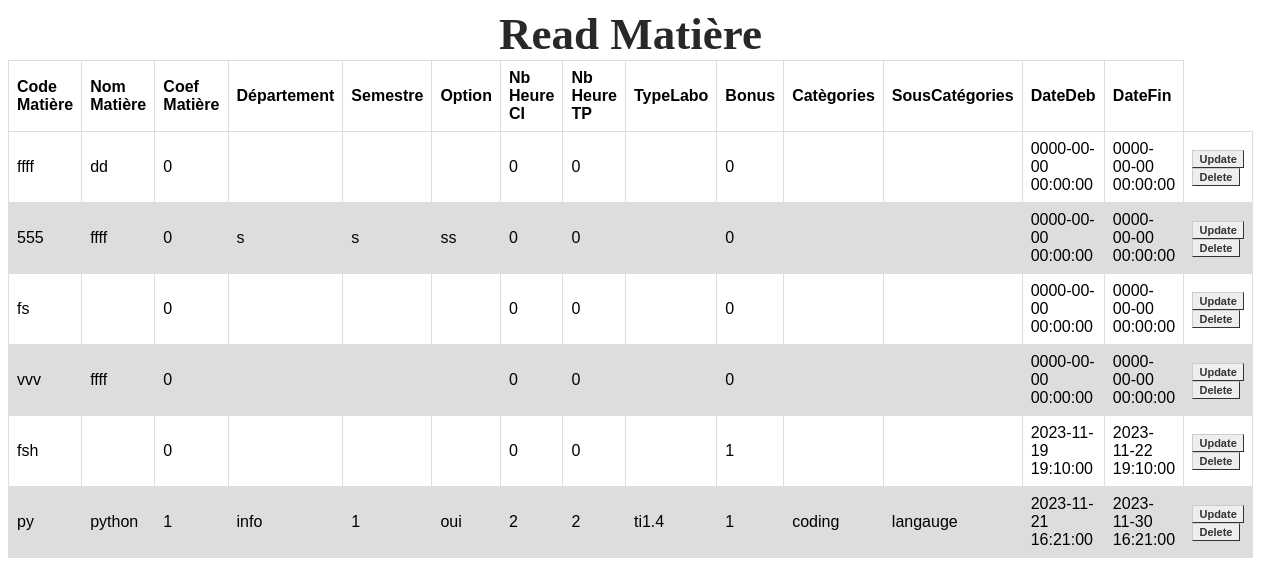
Screenshot of /ReadMatier.php with the database file from the repository.
### tables this page shows
CREATE TABLE `matieres` (
  `Code_Matiere` varchar(10) NOT NULL,
  `Nom_Matiere` varchar(50) DEFAULT NULL,
  `Coef_Matiere` float DEFAULT NULL,
  `Departement` varchar(55) DEFAULT NULL,
  `Semestre` varchar(12) DEFAULT NULL,
  `Options` varchar(55) DEFAULT NULL,
  `Nb_Heure_CI` double DEFAULT NULL,
  `Nb_Heure_TP` double DEFAULT NULL,
  `TypeLabo` varchar(13) DEFAULT NULL,
  `Bonus` double DEFAULT NULL,
  `Categories` varchar(35) DEFAULT NULL,
  `SousCategories` varchar(35) DEFAULT NULL,
  `DateDeb` datetime DEFAULT NULL,
  `DateFin` datetime DEFAULT NULL,
  `PK_Matieres` int(11) NOT NULL
);

### ReadMatier.php (the view, shortened to what this page needs)
<?php
include 'connect.php';
$sql = "SELECT * FROM matieres";
$result = $conn->query($sql);
?>
<!DOCTYPE html>
    <html lang="en">
    <head>
    </head>
    <body>
        <header>Read Matière</header>
        <table >
            <thead>
                <tr>
                    <th>Code Matière</th>
                    <th>Nom Matière</th>
                    <th>Coef Matière</th>
                    <th>Département</th>
                    <th>Semestre</th>
                    <th>Option</th>
                    <th>Nb Heure CI</th>
                    <th>Nb Heure TP</th>
                    <th>TypeLabo</th>
                    <th>Bonus</th>
                    <th>Catègories</th>
                    <th>SousCatégories</th>
                    <th>DateDeb</th>
                    <th>DateFin</th>
                </tr>
            </thead>
            <tbody>
<?php
    if ($result->num_rows > 0) {
        while ($row = $result->fetch_assoc()) {
?>
            <tr>
            <td><?php echo $row['Code_Matiere']; ?></td>
            <td><?php echo $row['Nom_Matiere']; ?></td>
            <td><?php echo $row['Coef_Matiere']; ?></td>
            <td><?php echo $row['Departement']; ?></td>
            <td><?php echo $row['Semestre']; ?></td>
            <td><?php echo $row['Options']; ?></td>
            <td><?php echo $row['Nb_Heure_CI']; ?></td>
            <td><?php echo $row['Nb_Heure_TP']; ?></td>
            <td><?php echo $row['TypeLabo']; ?></td>
            <td><?php echo $row['Bonus']; ?></td>
            <td><?php echo $row['Categories']; ?></td>
            <td><?php echo $row['SousCategories']; ?></td>
            <td><?php echo $row['DateDeb']; ?></td>
            <td><?php echo $row['DateFin']; ?></td>
            <td>
            <a href="UpdateMatier.php?id=<?php echo $row['PK_Matieres']; ?>" class="button">Update</a>
            <a href="DeleteMatier.php?id=<?php echo $row['PK_Matieres']; ?>" class="button">Delete</a>
            </tr>
<?php       }
    }
?>
</tbody>
</table>
    </body>
</html>

### ReadMatier.php (style rules this page uses)
header { font-size: 45px; font-weight: 800; color: #282828; text-align: center; }
table { font-family: arial, sans-serif; border-collapse: collapse; width: 100%; }
td, th { border: 1px solid #dddddd; text-align: left; padding: 8px; }
tr:nth-child(even) { background-color: #dddddd; }
.button { font: bold 11px Arial; text-decoration: none; background-color: #EEEEEE; color: #333333; padding: 2px 6px 2px 6px; border-top: 1px solid #CCCCCC; border-right: 1px solid #333333; border-bottom: 1px solid #333333; border-left: 1px solid #CCCCCC; }

### rows the page displays
matieres: Code_Matiere "ffff", Nom_Matiere "dd", Coef_Matiere "0", Nb_Heure_CI "0", Nb_Heure_TP "0", Bonus "0", DateDeb "0000-00-00 00:00:00", DateFin "0000-00-00 00:00:00"
matieres: Code_Matiere "555", Nom_Matiere "ffff", Coef_Matiere "0", Departement "s", Semestre "s", Options "ss", Nb_Heure_CI "0", Nb_Heure_TP "0", Bonus "0", DateDeb "0000-00-00 00:00:00", DateFin "0000-00-00 00:00:00"
matieres: Code_Matiere "fs", Coef_Matiere "0", Nb_Heure_CI "0", Nb_Heure_TP "0", Bonus "0", DateDeb "0000-00-00 00:00:00", DateFin "0000-00-00 00:00:00"
matieres: Code_Matiere "vvv", Nom_Matiere "ffff", Coef_Matiere "0", Nb_Heure_CI "0", Nb_Heure_TP "0", Bonus "0", DateDeb "0000-00-00 00:00:00", DateFin "0000-00-00 00:00:00"
matieres: Code_Matiere "fsh", Coef_Matiere "0", Nb_Heure_CI "0", Nb_Heure_TP "0", Bonus "1", DateDeb "2023-11-19 19:10:00", DateFin "2023-11-22 19:10:00"
matieres: Code_Matiere "py", Nom_Matiere "python", Coef_Matiere "1", Departement "info", Semestre "1", Options "oui", Nb_Heure_CI "2", Nb_Heure_TP "2", TypeLabo "ti1.4", Bonus "1", Categories "coding", SousCategories "langauge", DateDeb "2023-11-21 16:21:00", DateFin "2023-11-30 16:21:00"
